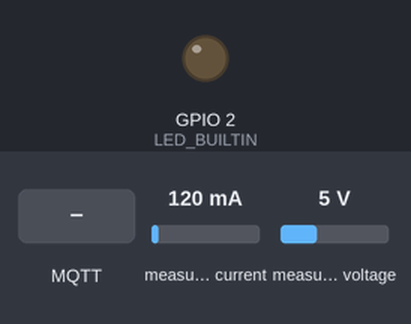
Bench run of a sketch on a simulated ESP32. On the bench: output pins drawn as LEDs (lit = HIGH). Inputs (shaded band) come from the test bench; at power-on: measured current 120 mA, measured voltage 5 V. WiFi joins after 1.5 s; servers stay silent unless stated; random numbers use the default seed unless the sketch sets one; no MQTT or app messages arrive unless stated; what the sketch prints to the serial monitor is not drawn.

Above: at 2.7 s.
2.8 s: MQTT message "1" arrives on the first subscribed topic
At 3.7 s:
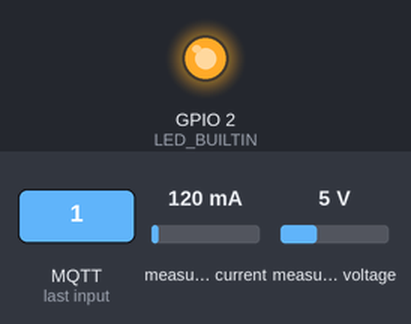
4.3 s: MQTT message "0" arrives on the first subscribed topic
At 4.9 s:
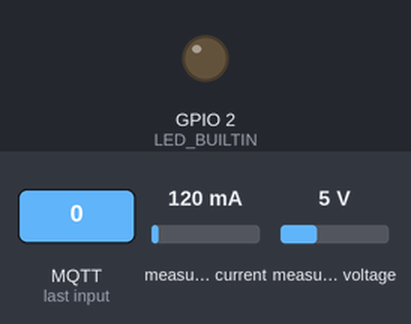
Timing chart, 0 to 7.3 s (numbered marks = the images above; inputs shaded):
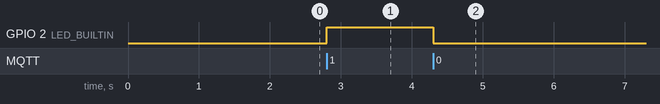

The sketch:

TugasAkhir.ino
```cpp
#include <PZEM004Tv30.h>
#include <WiFi.h>
#include <WiFiClient.h>
#include <PubSubClient.h>
/* Hardware Serial3 is only available on certain boards.
 * For example the Arduino MEGA 2560
*/
PZEM004Tv30 pzem(&Serial2);


#define LED_BUILTIN 2   // Set the GPIO pin where you connected your test LED or comment this line out if your dev board has a built-in LED

// Set these to your desired credentials.
const char *ssid = "Esp8266";
const char *password = "12345678";
const char* mqtt_server = "broker.hivemq.com";


WiFiClient espClient;
PubSubClient client(espClient);
long lastMsg = 0;
char msg[255];
int value = 0;

String dataConcat;

void callback(char* topic, byte* payload, unsigned int length) {
  String myString = String(topic);
  Serial.print(myString);

  Serial.print("Message arrived [");
  Serial.print(topic);
  Serial.print("] ");
  for (int i = 0; i < length; i++) {
    Serial.print((char)payload[i]);
  }
  Serial.println();
    if ((char)payload[0] == '1') {
     digitalWrite(LED_BUILTIN, HIGH);  // Turn the LED on by making the voltage HIGH
  } else {
     digitalWrite(LED_BUILTIN, LOW);  // Turn the LED off by making the voltage LOW
  }


}

void reconnect() {
  // Loop until we're reconnected
  while (!client.connected()) {
    Serial.print("Attempting MQTT connection...");
    // Create a random client ID
    String clientId = "ESP8266Client-";
    clientId += String(random(0xffff), HEX);
    // Attempt to connect
    if (client.connect(clientId.c_str())) {
      Serial.println("connected");

      client.subscribe("tugasakhir/control");
    } else {
      Serial.print("failed, rc=");
      Serial.print(client.state());
      Serial.println(" try again in 5 seconds");
      // Wait 5 seconds before retrying
      delay(5000);
    }
  }
}


void setup() {
  pinMode(LED_BUILTIN, OUTPUT);
  digitalWrite(LED_BUILTIN, LOW);
  Serial.begin(115200);
  Serial.println("Starting connecting WiFi.");
  delay(10);
  WiFi.begin(ssid, password);
  while (WiFi.status() != WL_CONNECTED) {
    delay(500);
    Serial.print(".");
  }
  Serial.println("WiFi connected");
  Serial.println("IP address: ");
  Serial.println(WiFi.localIP());

  client.setServer(mqtt_server, 1883);
  client.setCallback(callback);


}

void loop() {


  if (!client.connected()) {
    reconnect();
  }
  client.loop();

  long now = millis();
    if (now - lastMsg > 1000) {
        lastMsg = now;
        ++value;
        dataConcat = "";
        float voltage = pzem.voltage();
        if(!isnan(voltage)){
            Serial.print("Voltage: "); Serial.print(voltage); Serial.println("V");
        } else {
            Serial.println("Error reading voltage");
        }

        float current = pzem.current();
        if(!isnan(current)){
            Serial.print("Current: "); Serial.print(current); Serial.println("A");
        } else {
            Serial.println("Error reading current");
        }

        float power = pzem.power();
        if(!isnan(power)){
            Serial.print("Power: "); Serial.print(power); Serial.println("W");
        } else {
            Serial.println("Error reading power");
        }

        float energy = pzem.energy();
        if(!isnan(energy)){
            Serial.print("Energy: "); Serial.print(energy,3); Serial.println("kWh");
        } else {
            Serial.println("Error reading energy");
        }

        float frequency = pzem.frequency();
        if(!isnan(frequency)){
            Serial.print("Frequency: "); Serial.print(frequency, 1); Serial.println("Hz");
        } else {
            Serial.println("Error reading frequency");
        }

        float pf = pzem.pf();
        if(!isnan(pf)){
            Serial.print("PF: "); Serial.println(pf);
        } else {
            Serial.println("Error reading power factor");
        }

        Serial.println();


        dataConcat += String(voltage);
        dataConcat += "_";
        dataConcat += String(current);
        dataConcat += "_";
        dataConcat += String(power);
        dataConcat += "_";
        dataConcat += String(energy,3);
        dataConcat += "_";
        dataConcat += String(frequency,1);
        dataConcat += "_";
        dataConcat += String(pf);

        // Length (with one extra character for the null terminator)
        int str_len = dataConcat.length() + 1;

        // Prepare the character array (the buffer)
        char char_array[str_len];

        // Copy it over
        dataConcat.toCharArray(char_array, str_len);

        client.publish("tugasakhir/status",char_array );
    }


}
```

Measured:
- after the input at 2.8 s, GPIO 2 (LED_BUILTIN): LOW → HIGH at once
- after the input at 4.3 s, GPIO 2 (LED_BUILTIN): HIGH → LOW at once
